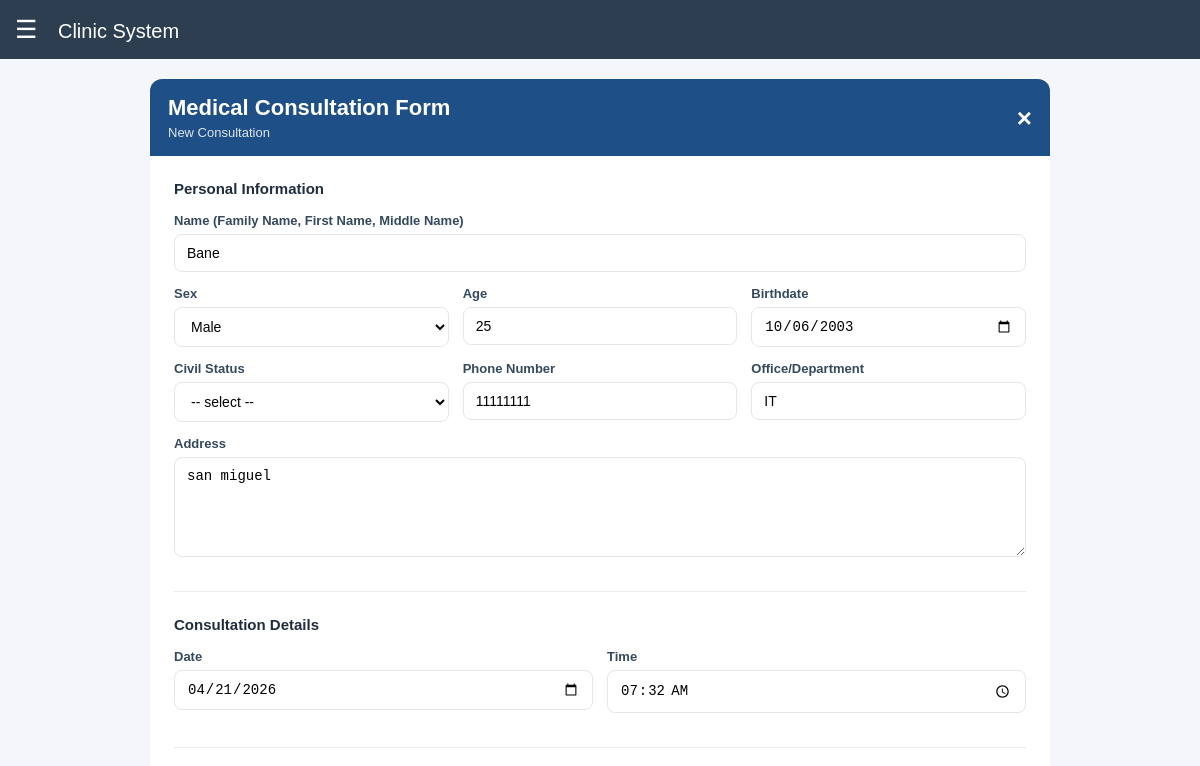
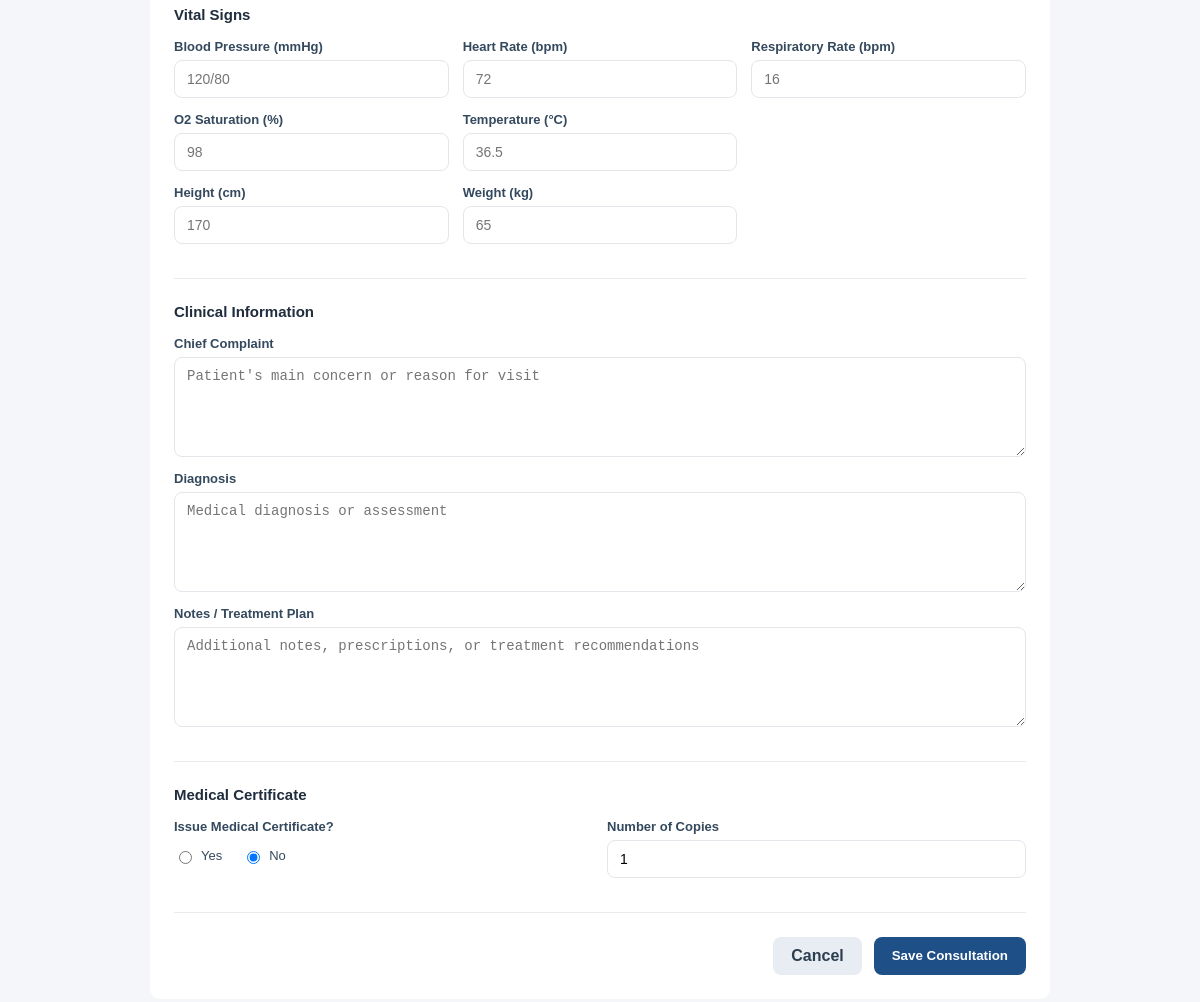
The app's page /EMPLOYEE/consultation.php?id=9&mode=add with its own data (2 pictures, top to bottom).
### tables this page shows
CREATE TABLE `employees` (
  `id` int(11) NOT NULL,
  `name` varchar(100) DEFAULT NULL,
  `age` int(11) DEFAULT NULL,
  `sex` varchar(10) DEFAULT NULL,
  `birthday` date DEFAULT NULL,
  `address` text DEFAULT NULL,
  `contact` varchar(20) DEFAULT NULL,
  `department` varchar(100) DEFAULT NULL,
  `civil_status` varchar(20) DEFAULT NULL,
  `date_created` timestamp NOT NULL DEFAULT current_timestamp()
);

### EMPLOYEE/consultation.php (the view, shortened to what this page needs)
<?php
require_once __DIR__ . '/header.php';
require_once __DIR__ . '/db.php';
function h($v): string {
    return htmlspecialchars((string)$v, ENT_QUOTES, 'UTF-8');
}
$id = intval($_GET['id'] ?? 0);
$mode = strtolower(trim((string)($_GET['mode'] ?? 'add')));
$employee = null;
if ($id > 0) {
    $stmt = $conn->prepare("SELECT * FROM employees WHERE id=? LIMIT 1");
    $stmt->bind_param("i", $id);
    $stmt->execute();
    $res = $stmt->get_result();
    $employee = ($res && $res->num_rows > 0) ? $res->fetch_assoc() : null;
}
$isView = $mode === 'view';
?>
<div class="container" style="max-width:900px;padding:0;">
    <div style="background:#1f4f87;color:#fff;padding:16px 18px;border-radius:12px 12px 0 0;display:flex;align-items:center;justify-content:space-between;">
        <div>
            <h2 style="margin:0;color:#fff;font-size:22px;">Medical Consultation Form</h2>
            <div style="color:rgba(255,255,255,0.85);font-size:13px;margin-top:4px;">
                <?php echo $mode === 'add' ? 'New Consultation' : ($isView ? 'View Consultation' : 'Edit Consultation'); ?>
            </div>
        </div>
        <a href="employees.php" style="font-size:26px;line-height:1;color:#fff;text-decoration:none;font-weight:900;">&times;</a>
    </div>
    <form method="POST" action="save_consultation.php" class="consult-form">
        <div class="form-section">
            <div class="section-title">Personal Information</div>
            <div class="form-row one-col">
                <div class="field">
                    <label>Name (Family Name, First Name, Middle Name)</label>
                    <input type="text" name="full_name" value="<?php echo h($employee['name'] ?? ''); ?>" required <?php echo $isView ? 'disabled' : ''; ?>>
                </div>
            </div>
            <div class="form-row">
                <div class="field">
                    <label>Sex</label>
                    <select name="sex" <?php echo $isView ? 'disabled' : ''; ?>>
                        <option value="Male" <?php echo (($employee['sex'] ?? '') === 'Male') ? 'selected' : ''; ?>>Male</option>
                    </select>
                </div>
                <div class="field">
                    <label>Age</label>
                    <input type="number" name="age" value="<?php echo h($employee['age'] ?? ''); ?>" <?php echo $isView ? 'disabled' : ''; ?>>
                </div>
                <div class="field">
                    <label>Birthdate</label>
                    <input type="date" name="birthdate" value="<?php echo h($employee['birthday'] ?? ''); ?>" <?php echo $isView ? 'disabled' : ''; ?>>
                </div>
            </div>
            <div class="form-row">
                <div class="field">
                    <label>Civil Status</label>
                    <select name="civil_status" <?php echo $isView ? 'disabled' : ''; ?>>
                        <option value="">-- select --</option>
                    </select>
                </div>
                <div class="field">
                    <label>Phone Number</label>
                    <input type="tel" name="phone" value="<?php echo h($employee['contact'] ?? ''); ?>" <?php echo $isView ? 'disabled' : ''; ?>>
                </div>
                <div class="field">
                    <label>Office/Department</label>
                    <input type="text" name="office" value="<?php echo h($employee['department'] ?? ''); ?>" <?php echo $isView ? 'disabled' : ''; ?>>
                </div>
            </div>
            <div class="form-row one-col">
                <div class="field">
                    <label>Address</label>
                    <textarea name="address" rows="2" <?php echo $isView ? 'disabled' : ''; ?>><?php echo h($employee['address'] ?? ''); ?></textarea>
                </div>
            </div>
        </div>
        <div class="form-section">
            <div class="section-title">Consultation Details</div>
            <div class="form-row two-col">
                <div class="field">
                    <label>Date</label>
                    <input type="date" name="consultation_date" value="<?php echo date('Y-m-d'); ?>" required <?php echo $isView ? 'disabled' : ''; ?>>
                </div>
                <div class="field">
                    <label>Time</label>
                    <input type="time" name="consultation_time" value="<?php echo date('H:i'); ?>" required <?php echo $isView ? 'disabled' : ''; ?>>
                </div>
            </div>
        </div>
        <div class="form-section">
            <div class="section-title">Vital Signs</div>
            <div class="form-row">
                <div class="field">
                    <label>Blood Pressure (mmHg)</label>
                    <input type="text" name="blood_pressure" placeholder="120/80" <?php echo $isView ? 'disabled' : ''; ?>>
                </div>
                <div class="field">
                    <label>Heart Rate (bpm)</label>
                    <input type="number" name="heart_rate" placeholder="72" <?php echo $isView ? 'disabled' : ''; ?>>
                </div>
                <div class="field">
                    <label>Respiratory Rate (bpm)</label>
                    <input type="number" name="respiratory_rate" placeholder="16" <?php echo $isView ? 'disabled' : ''; ?>>
                </div>
            </div>
            <div class="form-row">
                <div class="field">
                    <label>O2 Saturation (%)</label>
                    <input type="number" name="o2_saturation" placeholder="98" step="0.1" <?php echo $isView ? 'disabled' : ''; ?>>
                </div>
                <div class="field">
                    <label>Temperature (°C)</label>
                    <input type="number" name="temperature" placeholder="36.5" step="0.1" <?php echo $isView ? 'disabled' : ''; ?>>
                </div>
                <div class="field"></div>
            </div>
            <div class="form-row">
                <div class="field">
                    <label>Height (cm)</label>
                    <input type="number" name="height" placeholder="170" step="0.1" <?php echo $isView ? 'disabled' : ''; ?>>
                </div>
                <div class="field">
                    <label>Weight (kg)</label>
                    <input type="number" name="weight" placeholder="65" step="0.1" <?php echo $isView ? 'disabled' : ''; ?>>
                </div>
                <div class="field"></div>
            </div>
        </div>
        <div class="form-section">
            <div class="section-title">Clinical Information</div>
            <div class="form-row one-col">
                <div class="field">
                    <label>Chief Complaint</label>
                    <textarea name="chief_complaint" rows="3" placeholder="Patient's main concern or reason for visit" <?php echo $isView ? 'disabled' : ''; ?>></textarea>
                </div>
            </div>
            <div class="form-row one-col">
                <div class="field">
                    <label>Diagnosis</label>
                    <textarea name="diagnosis" rows="3" placeholder="Medical diagnosis or assessment" <?php echo $isView ? 'disabled' : ''; ?>></textarea>
                </div>
            </div>
            <div class="form-row one-col">
                <div class="field">
                    <label>Notes / Treatment Plan</label>
                    <textarea name="notes" rows="4" placeholder="Additional notes, prescriptions, or treatment recommendations" <?php echo $isView ? 'disabled' : ''; ?>></textarea>
                </div>
            </div>
        </div>
        <div class="form-section">
            <div class="section-title">Medical Certificate</div>
            <div class="form-row two-col">
                <div class="field">
                    <label>Issue Medical Certificate?</label>
                    <div class="radio-group">
                        <label>
                            <input type="radio" name="medical_certificate" value="Yes" <?php echo $isView ? 'disabled' : ''; ?>>
                            <span>Yes</span>
                        </label>
                        <label>
                            <input type="radio" name="medical_certificate" value="No" checked <?php echo $isView ? 'disabled' : ''; ?>>
                            <span>No</span>
                        </label>
                    </div>
                </div>
                <div class="field">
                    <label>Number of Copies</label>
                    <input type="number" name="certificate_copies" value="1" min="1" max="10" <?php echo $isView ? 'disabled' : ''; ?>>
                </div>
            </div>
        </div>
        <?php if (!$isView): ?>
        <div class="form-actions">
            <a href="employees.php" class="btn btn-secondary">Cancel</a>
            <button type="submit" class="btn btn-primary">Save Consultation</button>
        </div>
        <?php else: ?>
        <div class="form-actions">
            <a href="employees.php" class="btn btn-secondary">Close</a>
        </div>
        <?php endif; ?>
    </form>
</div>

### EMPLOYEE/header.php (style rules this page uses)
body { font-family: Arial, sans-serif; background: #f4f6f9; margin: 0; }
.topbar, .container { transition: margin-left 0.3s ease; }
.container { width: 90%; margin: 20px auto; background: white; padding: 20px; border-radius: 10px; }
button { padding: 8px 15px; border: none; background: #1abc9c; color: white; border-radius: 5px; }

### EMPLOYEE/consultation.php (style rules this page uses)
.consult-form { background: #fff; padding: 24px; border-radius: 0 0 12px 12px; }
.form-section { margin-bottom: 24px; padding-bottom: 20px; border-bottom: 1px solid #e9ecef; }
.section-title { font-weight: 700; color: #1f2d3d; margin: 0 0 16px 0; font-size: 15px; }
.form-row { display: grid; grid-template-columns: repeat(3, 1fr); gap: 14px; margin-bottom: 14px; }
.form-row.two-col { grid-template-columns: repeat(2, 1fr); }
.form-row.one-col { grid-template-columns: 1fr; }
.field { display: flex; flex-direction: column; }
.field label { font-size: 13px; color: #34495e; margin-bottom: 6px; font-weight: 600; }
.field input, .field select, .field textarea { width: 100%; padding: 10px 12px; border: 1px solid #e3e6ea; border-radius: 8px; background: #fff; font-size: 14px; box-sizing: border-box; }
.field textarea { min-height: 100px; resize: vertical; }
.radio-group { display: flex; gap: 20px; align-items: center; padding-top: 8px; }
.radio-group label { display: flex; align-items: center; gap: 6px; margin: 0; font-weight: 500; }
.form-actions { display: flex; gap: 12px; justify-content: flex-end; margin-top: 24px; }
.btn { padding: 10px 18px; border-radius: 8px; font-weight: 700; cursor: pointer; text-decoration: none; border: none; }
.btn-primary { background: #1f4f87; color: white; }
.btn-secondary { background: #e7edf3; color: #2c3e50; }

### records on screen
employees: full_name "Bane", sex "Male", age "25", birthdate "10/06/2003", phone "11111111", office "IT", address "san miguel"
